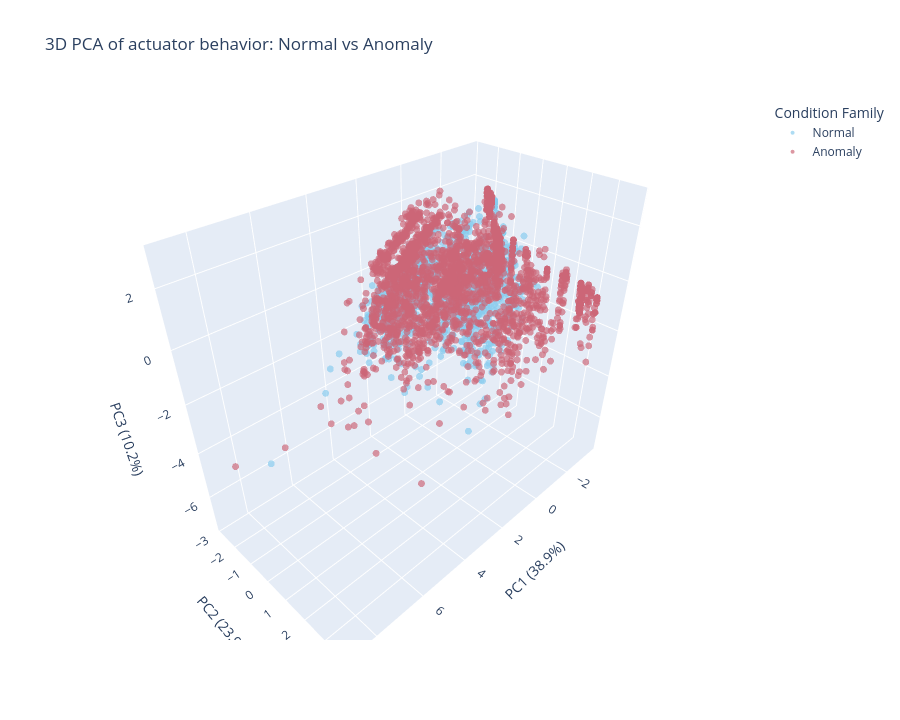

Source (notebook cell):
### Markdown cell above
## 3D PCA: normal vs anomaly family

### Code cell
family_explained = plot_pca_3d(df, "condition_family", "3D PCA of actuator behavior: Normal vs Anomaly")
pd.Series(family_explained, index=["PC1", "PC2", "PC3"], name="explained_variance_ratio").round(3)

### Figure 1 — Plotly figure (JSON) as saved in the notebook; plotly's stock layout.template omitted (floating-point values rounded to 4 significant figures; data arrays with more than 128 entries replaced by an {"elided": "..."} marker saying what was removed)
{"data": [{"customdata": {"elided": "1481x6 mixed values"}, "hovertemplate": "condition_family=%{customdata[0]}<br>condition_name=%{customdata[1]}<br>source_file=%{customdata[2]}<br>power_W=%{customdata[3]:.3f}<br>motor_torque_Nmm=%{customdata[4]:.3f}<br>abs_position_error_pct=%{customdata[5]:.3f}<extra></extra>", "legendgroup": "Normal", "marker": {"color": "rgb(136, 204, 238)", "opacity": 0.68, "size": 4, "symbol": "circle"}, "mode": "markers", "name": "Normal", "scene": "scene", "showlegend": true, "type": "scatter3d", "x": {"elided": "1481 float values"}, "y": {"elided": "1481 float values"}, "z": {"elided": "1481 float values"}}, {"customdata": {"elided": "2989x6 mixed values"}, "hovertemplate": "condition_family=%{customdata[0]}<br>condition_name=%{customdata[1]}<br>source_file=%{customdata[2]}<br>power_W=%{customdata[3]:.3f}<br>motor_torque_Nmm=%{customdata[4]:.3f}<br>abs_position_error_pct=%{customdata[5]:.3f}<extra></extra>", "legendgroup": "Anomaly", "marker": {"color": "rgb(204, 102, 119)", "opacity": 0.68, "size": 4, "symbol": "circle"}, "mode": "markers", "name": "Anomaly", "scene": "scene", "showlegend": true, "type": "scatter3d", "x": {"elided": "2989 float values"}, "y": {"elided": "2989 float values"}, "z": {"elided": "2989 float values"}}], "layout": {"height": 720, "legend": {"title": {"text": "Condition Family"}, "tracegroupgap": 0}, "scene": {"domain": {"x": [0, 1], "y": [0, 1]}, "xaxis": {"title": {"text": "PC1 (38.9%)"}}, "yaxis": {"title": {"text": "PC2 (23.9%)"}}, "zaxis": {"title": {"text": "PC3 (10.2%)"}}}, "title": {"text": "3D PCA of actuator behavior: Normal vs Anomaly"}}}
